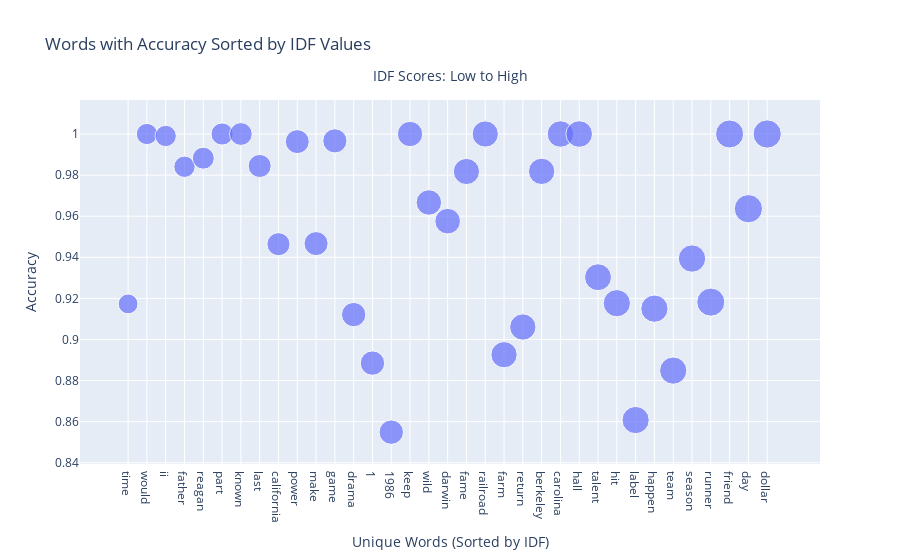

Notebook code cell kept with this figure:
### Code cell
# Filter the DataFrame based on accuracy
import plotly.express as px



filtered_df = df[df['Accuracy'] > 0.8]

# Sort the DataFrame based on IDF values
filtered_df = filtered_df.sort_values(by='IDF')

# Scatter plot
fig = px.scatter(filtered_df, x='Word', y='Accuracy', size='IDF',
                 labels={'Accuracy': 'Word Accuracy', 'IDF': 'IDF Value'},
                 title='Words with Accuracy Sorted by IDF Values')

# You can customize the layout further if needed
fig.update_layout(xaxis_title='Unique Words (Sorted by IDF)', yaxis_title='Accuracy', showlegend=True)

# Add annotation at the top of the figure
fig.add_annotation(
    x=0.5,
    y=1.1,
    xref='paper',
    yref='paper',
    text='IDF Scores: Low to High',
    showarrow=False,
    font=dict(size=14)
)

# Show the plot
fig.show()

### Figure 1 — Plotly figure (JSON) as saved in the notebook; plotly's stock layout.template omitted (floating-point values rounded to 4 significant figures)
{"data": [{"hovertemplate": "Word=%{x}<br>Word Accuracy=%{y}<br>IDF Value=%{marker.size}<extra></extra>", "legendgroup": "", "marker": {"color": "#636efa", "size": [3.385, 3.878, 3.887, 3.906, 4.127, 4.232, 4.45, 4.571, 4.59, 4.932, 4.972, 5.014, 5.104, 5.12, 5.12, 5.501, 5.574, 5.652, 5.895, 5.93, 5.93, 5.967, 5.967, 6.044, 6.085, 6.218, 6.372, 6.372, 6.372, 6.372, 6.429, 6.778, 6.778, 6.865, 6.865], "sizemode": "area", "sizeref": 0.01716, "symbol": "circle"}, "mode": "markers", "name": "", "orientation": "v", "showlegend": false, "x": ["time", "would", "ii", "father", "reagan", "part", "known", "last", "california", "power", "make", "game", "drama", "1", "1986", "keep", "wild", "darwin", "fame", "railroad", "farm", "return", "berkeley", "carolina", "hall", "talent", "hit", "label", "happen", "team", "season", "runner", "friend", "day", "dollar"], "xaxis": "x", "y": [0.9173, 1.0, 0.999, 0.9841, 0.9882, 1.0, 1.0, 0.9844, 0.9464, 0.9963, 0.9467, 0.9967, 0.9121, 0.8885, 0.8549, 1.0, 0.9667, 0.9576, 0.9818, 1.0, 0.8926, 0.9061, 0.9818, 1.0, 1.0, 0.9303, 0.9176, 0.8608, 0.915, 0.8848, 0.9394, 0.9182, 1.0, 0.9636, 1.0], "yaxis": "y", "type": "scatter"}], "layout": {"xaxis": {"anchor": "y", "domain": [0.0, 1.0], "title": {"text": "Unique Words (Sorted by IDF)"}}, "yaxis": {"anchor": "x", "domain": [0.0, 1.0], "title": {"text": "Accuracy"}}, "legend": {"tracegroupgap": 0, "itemsizing": "constant"}, "title": {"text": "Words with Accuracy Sorted by IDF Values"}, "showlegend": true, "annotations": [{"font": {"size": 14}, "showarrow": false, "text": "IDF Scores: Low to High", "x": 0.5, "xref": "paper", "y": 1.1, "yref": "paper"}]}}
